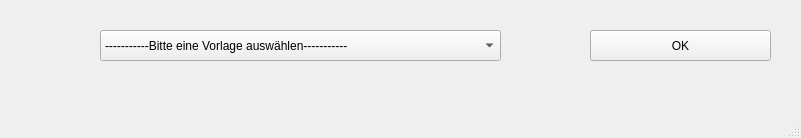
<?xml version="1.0" encoding="UTF-8"?>
<ui version="4.0">
 <class>MainWindow</class>
 <widget class="QMainWindow" name="MainWindow">
  <property name="geometry">
   <rect>
    <x>0</x>
    <y>0</y>
    <width>801</width>
    <height>138</height>
   </rect>
  </property>
  <property name="mouseTracking">
   <bool>true</bool>
  </property>
  <property name="windowTitle">
   <string>Vorlage Auswählen</string>
  </property>
  <property name="locale">
   <locale language="German" country="Germany"/>
  </property>
  <widget class="QWidget" name="centralwidget">
   <widget class="QPushButton" name="ok_btn">
    <property name="geometry">
     <rect>
      <x>590</x>
      <y>30</y>
      <width>181</width>
      <height>31</height>
     </rect>
    </property>
    <property name="text">
     <string>OK</string>
    </property>
   </widget>
   <widget class="QComboBox" name="tp_cbox">
    <property name="geometry">
     <rect>
      <x>100</x>
      <y>30</y>
      <width>401</width>
      <height>31</height>
     </rect>
    </property>
    <item>
     <property name="text">
      <string>-----------Bitte eine Vorlage auswählen-----------</string>
     </property>
    </item>
    <item>
     <property name="text">
      <string>Angebot-Stundenzeit</string>
     </property>
    </item>
   </widget>
  </widget>
  <widget class="QMenuBar" name="menubar">
   <property name="geometry">
    <rect>
     <x>0</x>
     <y>0</y>
     <width>801</width>
     <height>23</height>
    </rect>
   </property>
  </widget>
  <widget class="QStatusBar" name="statusbar"/>
 </widget>
 <resources/>
 <connections/>
</ui>
